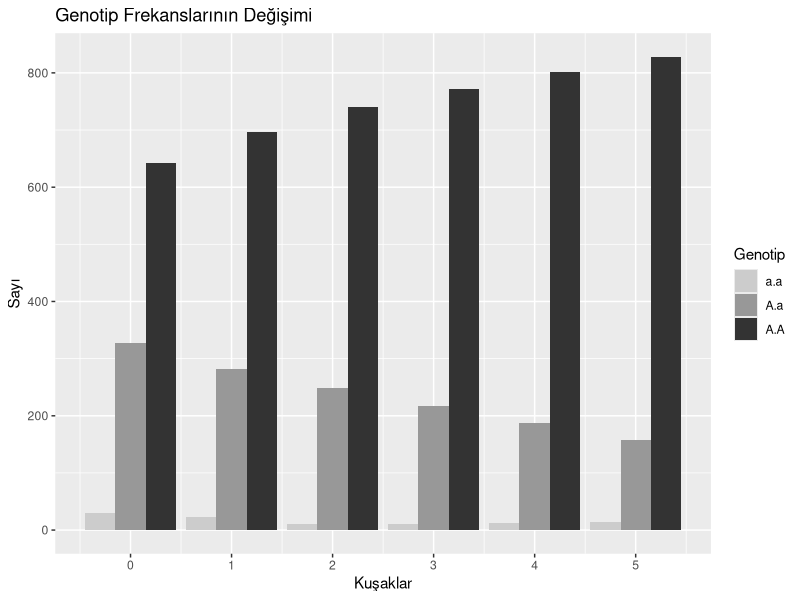

Recreate this plot in R.
library(tidyverse)
# İlkin populasyon, fonksiyon içerisine iki argüman almaktadır, örneklem büyüklüğü ve A'nın frekansı
set.seed(14)
primary <- function(sample_size,freq_A = 0.1){
        freq_a <- 1-freq_A
        population <- data.frame()
        
        for(i in seq_len(sample_size)){
                ind = sample(c("A","a"),size = 2,replace = TRUE,
                             prob = c(freq_A,freq_a))
                ind_1 = paste(ind[1],ind[2],sep = ".")
                if(ind_1 == "a.A"){ind_1 = "A.a"}
                ind_1 = data.frame("Inds" = ind_1,"Generation" = 0)
                population <- rbind(population,ind_1)
        }
        return(population)
}

#Seçilim fonksiyonu argümanlar populasyon büyüklüğü, üç genotip için seçilim katsayıları vektör olarak örneğin c(1,0.9,0.5)
# Son olarak kuşak sayısı 1:n
Selection <- function(sample_size,freq_A =0.1,sel_coef = c(1,0.8,0.5),generations = 1:5){
        population <- primary(sample_size,freq_A)
        for (i in generations){
                generation <- subset(population,Generation == i-1)[,1]
                live_AA <- round(sum(generation == "A.A")*sel_coef[1])
                live_Aa <- round(sum(generation == "A.a")*sel_coef[2])
                live_aa <- round(sum(generation == "a.a")*sel_coef[3])
                generation <- c(rep("A.A",live_AA),rep("A.a",live_Aa),rep("a.a",live_aa))
                new_pop <- data.frame()
                for (j in 1:sample_size){
                        sample_1 <- unlist(strsplit(as.character(sample(generation,1)),split =".",fixed = TRUE))
                        sample_2 <- unlist(strsplit(as.character(sample(generation,1)),split =".",fixed = TRUE))
                        ind <- paste(sample(sample_1,1),sample(sample_2,1),sep =".")
                        if(ind == "a.A"){ind = "A.a"}
                        ind = data.frame("Inds" = ind,"Generation" = i)
                        new_pop <- rbind(new_pop, ind)
                }
                population <- rbind(population, new_pop)
                
        }
        population$Generation <- population$Generation
        return(population)
        
}

pop_1 <- pop_1 <- Selection(sample_size = 1000,
                            freq_A = 0.8,sel_coef = c(1,0.8,0.6),generations = 1:5)


# Genotip sayılarının değişim tablosu
table_change <- table(pop_1$Inds,pop_1$Generation)
table_change
# Frekans olarak
table_change/1000


#Değişim Grafiği
ggplot(pop_1,aes(x=Generation,fill = Inds)) +
        geom_bar(position = "dodge") +
        xlab("Kuşaklar")+
        ylab("Sayı")+
        scale_fill_grey(start=0.8, end=0.2) +
        scale_x_continuous(breaks=c(0:5))+    #kuşak sayısına bağlı olarak breaks argümanını değiştirin örneğin 10 küşak için breaks = c(0:10)
        labs(fill = "Genotip") +
        ggtitle("Genotip Frekanslarının Değişimi")

# Allel frekanslarının hesaplanması, fonksiyon argümanları 1.populasyon, 2.kuşak
frequency <- function(pop,generation){
        gen <- subset(pop,Generation == generation)
        freq_A = (2*sum(gen$Inds == "A.A")+sum(gen$Inds == "A.a"))/(2*dim(gen)[1])
        freq_a = (2*sum(gen$Inds == "a.a")+sum(gen$Inds == "A.a"))/(2*dim(gen)[1])
        print(freq_A)
        print(freq_a)
}

# 5. kuşaktaki allel frekansları
frequency(pop_1,5)
